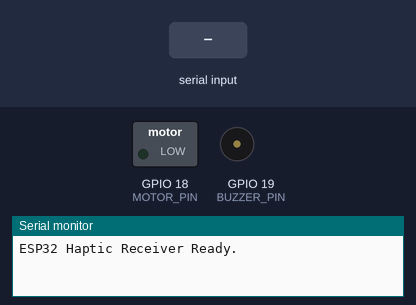
The sketch below on a simulated ESP32. On the bench: switched loads named in the sketch (green lamp = pin HIGH), buzzer (waves = sounding, pin HIGH), the last lines printed to the serial monitor. Inputs (shaded band) come from the test bench.

Above: at 1.4 s.
1.5 s: "TRIGGER\n" received over Serial
At 2.8 s:
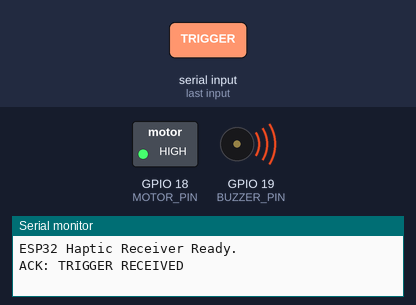
4.5 s: "WARNING\n" received over Serial
At 4.6 s:
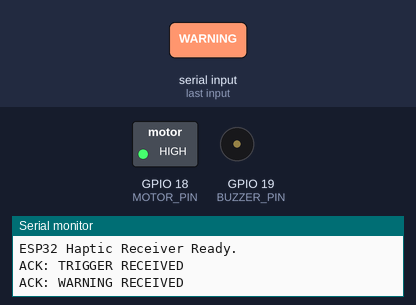
Timing chart, 0 to 7.5 s (numbered marks = the images above; inputs shaded):
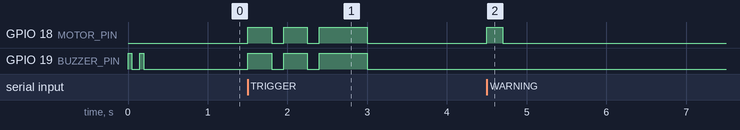

Measured:
- after the input at 1.5 s, GPIO 18 (MOTOR_PIN), GPIO 19 (BUZZER_PIN): goes HIGH 0.30 s, LOW 0.15 s, HIGH 0.30 s, LOW 0.15 s, HIGH 0.60 s, then LOW, starting at once
- after the input at 4.5 s, GPIO 18 (MOTOR_PIN): LOW → HIGH at once, → LOW 0.20 s later

The sketch:

esp32_haptics.ino
```cpp
// PROJECT ANGELINA — Neural-Ergonomic Focus Bot
// ============================================================
// SCRIPT: ESP32 HAPTIC FEEDBACK RECEIVER
// Purpose: Listens to the Serial port at 115200 baud for "TRIGGER\n"
//          or "WARNING\n" from the Python inference engine, and activates
//          the vibration motor and buzzer.
// ============================================================

// Pin Assignments
const int MOTOR_PIN = 18;  // Connect Vibration Motor + to GPIO18
const int BUZZER_PIN = 19; // Connect Buzzer + to GPIO19
                           // Connect - of both to GND

void setup() {
  // Start serial communication at 115200 baud (must match Python script)
  Serial.begin(115200);

  // Configure output pins
  pinMode(MOTOR_PIN, OUTPUT);
  pinMode(BUZZER_PIN, OUTPUT);

  // Ensure they start OFF
  digitalWrite(MOTOR_PIN, LOW);
  digitalWrite(BUZZER_PIN, LOW);

  // Quick double-buzz to confirm it's alive and not stuck in reset!
  digitalWrite(BUZZER_PIN, HIGH); delay(50); digitalWrite(BUZZER_PIN, LOW); delay(100);
  digitalWrite(BUZZER_PIN, HIGH); delay(50); digitalWrite(BUZZER_PIN, LOW);

  Serial.println("ESP32 Haptic Receiver Ready.");
}

void loop() {
  // Check if data is available from Python script
  if (Serial.available() > 0) {
    // Read the incoming string until newline character
    String command = Serial.readStringUntil('\n');
    command.trim(); // Remove any carriage returns or whitespace

    if (command == "TRIGGER") {
      Serial.println("ACK: TRIGGER RECEIVED");
      playTriggerAlert();
    }
    else if (command == "WARNING") {
      Serial.println("ACK: WARNING RECEIVED");
      playWarningAlert();
    }
  }
}

// ----------------------------------------------------
// Alert Patterns
// ----------------------------------------------------

void playTriggerAlert() {
  // A strong, urgent alert for sustained bad posture

  // Pulse 1
  digitalWrite(MOTOR_PIN, HIGH);
  digitalWrite(BUZZER_PIN, HIGH);
  delay(300);

  // Pause
  digitalWrite(MOTOR_PIN, LOW);
  digitalWrite(BUZZER_PIN, LOW);
  delay(150);

  // Pulse 2
  digitalWrite(MOTOR_PIN, HIGH);
  digitalWrite(BUZZER_PIN, HIGH);
  delay(300);

  // Pause
  digitalWrite(MOTOR_PIN, LOW);
  digitalWrite(BUZZER_PIN, LOW);
  delay(150);

  // Pulse 3
  digitalWrite(MOTOR_PIN, HIGH);
  digitalWrite(BUZZER_PIN, HIGH);
  delay(600); // Longer final pulse

  // Turn everything off
  digitalWrite(MOTOR_PIN, LOW);
  digitalWrite(BUZZER_PIN, LOW);
}

void playWarningAlert() {
  // A softer, quicker warning pulse for degrading posture

  // Single quick pulse
  digitalWrite(MOTOR_PIN, HIGH);
  // Optional: Leave buzzer off for warning, or do a very brief chirp
  // digitalWrite(BUZZER_PIN, HIGH);
  delay(200);

  // Turn everything off
  digitalWrite(MOTOR_PIN, LOW);
  digitalWrite(BUZZER_PIN, LOW);
}
```
